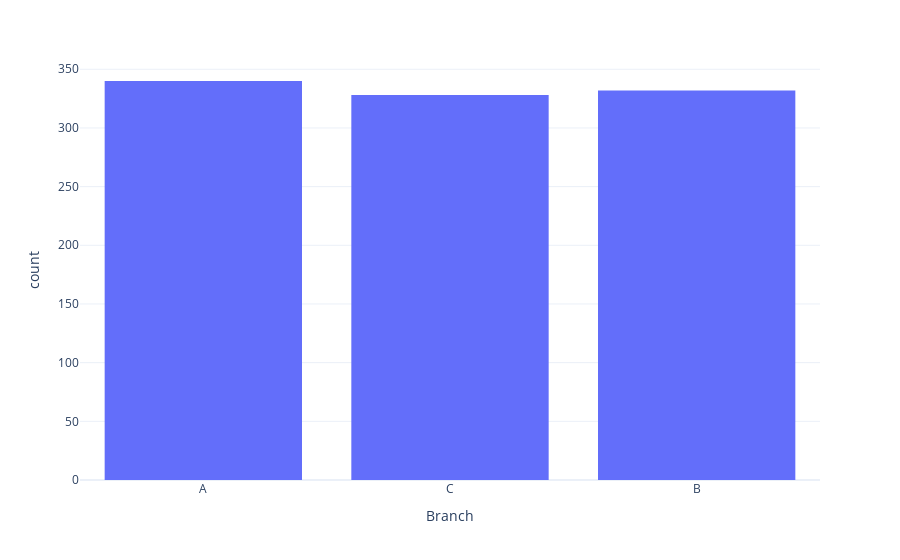
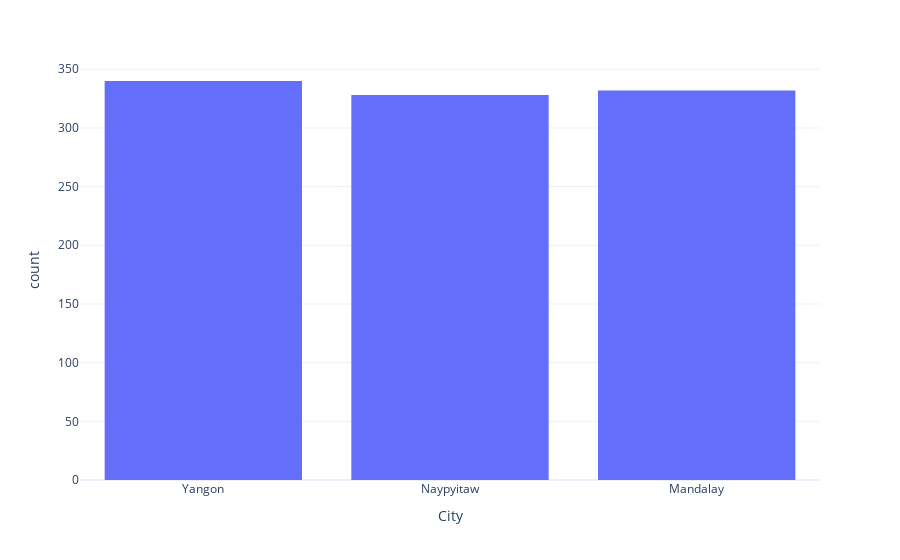
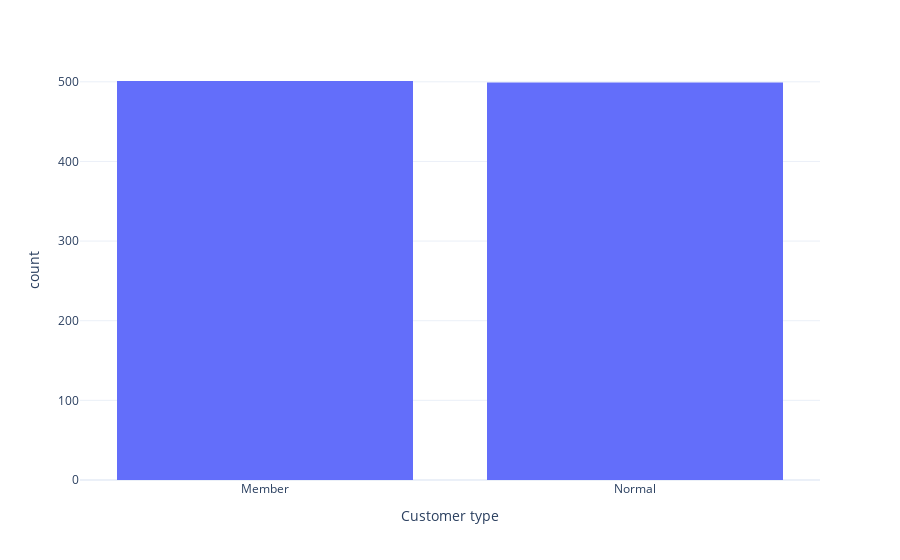
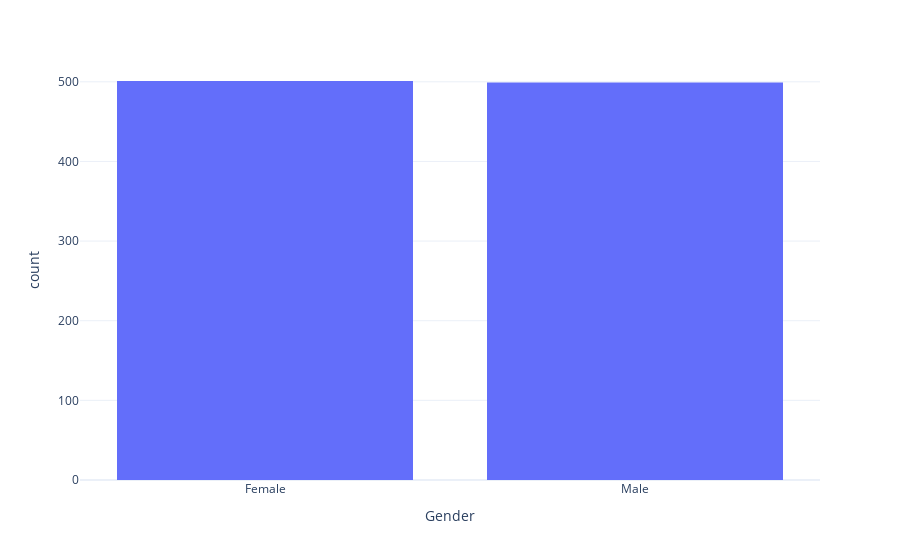

Here is the notebook cell these charts were saved with, in order:
### Code cell
for col in cat_col:
    fig1=px.histogram(data_frame=df,x=col)
    fig1.show()

### Figure 1 — Plotly figure (JSON) as saved in the notebook; plotly's stock layout.template omitted (floating-point values rounded to 4 significant figures; data arrays with more than 128 entries replaced by an {"elided": "..."} marker saying what was removed)
{"data": [{"bingroup": "x", "hovertemplate": "Branch=%{x}<br>count=%{y}<extra></extra>", "legendgroup": "", "marker": {"color": "#636efa", "pattern": {"shape": ""}}, "name": "", "orientation": "v", "showlegend": false, "type": "histogram", "x": {"elided": "1000 str values"}, "xaxis": "x", "yaxis": "y"}], "layout": {"barmode": "relative", "legend": {"tracegroupgap": 0}, "margin": {"t": 60}, "xaxis": {"anchor": "y", "domain": [0, 1], "title": {"text": "Branch"}}, "yaxis": {"anchor": "x", "domain": [0, 1], "title": {"text": "count"}}}}

### Figure 2 — Plotly figure (JSON) as saved in the notebook; plotly's stock layout.template omitted (floating-point values rounded to 4 significant figures; data arrays with more than 128 entries replaced by an {"elided": "..."} marker saying what was removed)
{"data": [{"bingroup": "x", "hovertemplate": "City=%{x}<br>count=%{y}<extra></extra>", "legendgroup": "", "marker": {"color": "#636efa", "pattern": {"shape": ""}}, "name": "", "orientation": "v", "showlegend": false, "type": "histogram", "x": {"elided": "1000 str values"}, "xaxis": "x", "yaxis": "y"}], "layout": {"barmode": "relative", "legend": {"tracegroupgap": 0}, "margin": {"t": 60}, "xaxis": {"anchor": "y", "domain": [0, 1], "title": {"text": "City"}}, "yaxis": {"anchor": "x", "domain": [0, 1], "title": {"text": "count"}}}}

### Figure 3 — Plotly figure (JSON) as saved in the notebook; plotly's stock layout.template omitted (floating-point values rounded to 4 significant figures; data arrays with more than 128 entries replaced by an {"elided": "..."} marker saying what was removed)
{"data": [{"bingroup": "x", "hovertemplate": "Customer type=%{x}<br>count=%{y}<extra></extra>", "legendgroup": "", "marker": {"color": "#636efa", "pattern": {"shape": ""}}, "name": "", "orientation": "v", "showlegend": false, "type": "histogram", "x": {"elided": "1000 str values"}, "xaxis": "x", "yaxis": "y"}], "layout": {"barmode": "relative", "legend": {"tracegroupgap": 0}, "margin": {"t": 60}, "xaxis": {"anchor": "y", "domain": [0, 1], "title": {"text": "Customer type"}}, "yaxis": {"anchor": "x", "domain": [0, 1], "title": {"text": "count"}}}}

### Figure 4 — Plotly figure (JSON) as saved in the notebook; plotly's stock layout.template omitted (floating-point values rounded to 4 significant figures; data arrays with more than 128 entries replaced by an {"elided": "..."} marker saying what was removed)
{"data": [{"bingroup": "x", "hovertemplate": "Gender=%{x}<br>count=%{y}<extra></extra>", "legendgroup": "", "marker": {"color": "#636efa", "pattern": {"shape": ""}}, "name": "", "orientation": "v", "showlegend": false, "type": "histogram", "x": {"elided": "1000 str values"}, "xaxis": "x", "yaxis": "y"}], "layout": {"barmode": "relative", "legend": {"tracegroupgap": 0}, "margin": {"t": 60}, "xaxis": {"anchor": "y", "domain": [0, 1], "title": {"text": "Gender"}}, "yaxis": {"anchor": "x", "domain": [0, 1], "title": {"text": "count"}}}}
